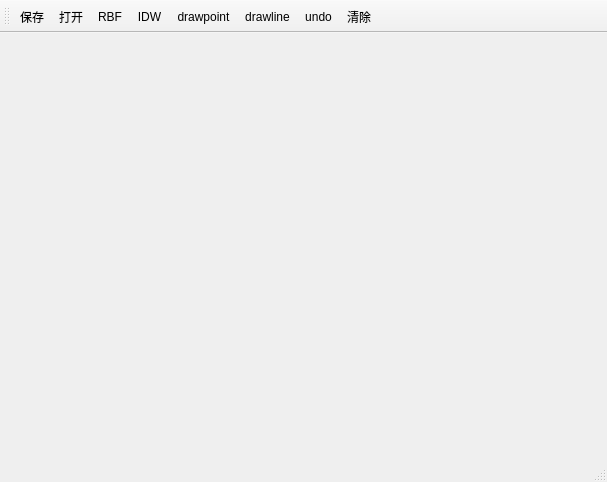
<?xml version="1.0" encoding="UTF-8"?>
<ui version="4.0">
 <class>ImageWrappingClass</class>
 <widget class="QMainWindow" name="ImageWrappingClass">
  <property name="geometry">
   <rect>
    <x>0</x>
    <y>0</y>
    <width>607</width>
    <height>482</height>
   </rect>
  </property>
  <property name="windowTitle">
   <string>ImageWrapping</string>
  </property>
  <widget class="QWidget" name="centralWidget">
   <widget class="QLabel" name="Basicanvas">
    <property name="geometry">
     <rect>
      <x>190</x>
      <y>40</y>
      <width>211</width>
      <height>361</height>
     </rect>
    </property>
    <property name="layoutDirection">
     <enum>Qt::LeftToRight</enum>
    </property>
    <property name="text">
     <string/>
    </property>
    <property name="alignment">
     <set>Qt::AlignRight|Qt::AlignTrailing|Qt::AlignVCenter</set>
    </property>
   </widget>
  </widget>
  <widget class="QMenuBar" name="menuBar">
   <property name="geometry">
    <rect>
     <x>0</x>
     <y>0</y>
     <width>607</width>
     <height>18</height>
    </rect>
   </property>
  </widget>
  <widget class="QToolBar" name="mainToolBar">
   <attribute name="toolBarArea">
    <enum>TopToolBarArea</enum>
   </attribute>
   <attribute name="toolBarBreak">
    <bool>false</bool>
   </attribute>
   <addaction name="actionsave"/>
   <addaction name="actionopen"/>
   <addaction name="actionRBF"/>
   <addaction name="actionIDW"/>
   <addaction name="actiondrawpoint"/>
   <addaction name="actiondrawline"/>
   <addaction name="actionundo"/>
   <addaction name="actionrenew"/>
  </widget>
  <widget class="QStatusBar" name="statusBar"/>
  <action name="actionadd_new">
   <property name="text">
    <string>add new ...</string>
   </property>
  </action>
  <action name="actionsave">
   <property name="icon">
    <iconset resource="picture.qrc">
     <normaloff>:/new/prefix1/resouses/1.png</normaloff>:/new/prefix1/resouses/1.png</iconset>
   </property>
   <property name="text">
    <string>保存</string>
   </property>
   <property name="toolTip">
    <string>保存</string>
   </property>
  </action>
  <action name="actionopen">
   <property name="icon">
    <iconset resource="picture.qrc">
     <normaloff>:/new/prefix1/resouses/2.png</normaloff>:/new/prefix1/resouses/2.png</iconset>
   </property>
   <property name="text">
    <string>打开</string>
   </property>
  </action>
  <action name="actionIDW">
   <property name="text">
    <string>IDW</string>
   </property>
   <property name="toolTip">
    <string>IDW</string>
   </property>
  </action>
  <action name="actionRBF">
   <property name="text">
    <string>RBF</string>
   </property>
  </action>
  <action name="actiondrawpoint">
   <property name="icon">
    <iconset resource="picture.qrc">
     <normaloff>:/new/prefix1/resouses/3.png</normaloff>:/new/prefix1/resouses/3.png</iconset>
   </property>
   <property name="text">
    <string>drawpoint</string>
   </property>
  </action>
  <action name="actiondrawline">
   <property name="icon">
    <iconset resource="picture.qrc">
     <normaloff>:/new/prefix1/resouses/4.jpg</normaloff>:/new/prefix1/resouses/4.jpg</iconset>
   </property>
   <property name="text">
    <string>drawline</string>
   </property>
  </action>
  <action name="actionOK">
   <property name="icon">
    <iconset>
     <normaloff>../../Desktop/计算机图形学/作业2/6371.png_860.png</normaloff>../../Desktop/计算机图形学/作业2/6371.png_860.png</iconset>
   </property>
   <property name="text">
    <string>确定</string>
   </property>
  </action>
  <action name="actionundo">
   <property name="icon">
    <iconset resource="picture.qrc">
     <normaloff>:/new/prefix1/resouses/5.jpg</normaloff>:/new/prefix1/resouses/5.jpg</iconset>
   </property>
   <property name="text">
    <string>undo</string>
   </property>
  </action>
  <action name="actionrenew">
   <property name="icon">
    <iconset resource="picture.qrc">
     <normaloff>:/new/prefix1/resouses/6.png</normaloff>:/new/prefix1/resouses/6.png</iconset>
   </property>
   <property name="text">
    <string>清除</string>
   </property>
   <property name="toolTip">
    <string>renew the picture</string>
   </property>
  </action>
 </widget>
 <layoutdefault spacing="6" margin="11"/>
 <resources>
  <include location="ImageWrapping.qrc"/>
  <include location="picture.qrc"/>
 </resources>
 <connections>
  <connection>
   <sender>actionadd_new</sender>
   <signal>triggered()</signal>
   <receiver>ImageWrappingClass</receiver>
   <slot>close()</slot>
   <hints>
    <hint type="sourcelabel">
     <x>-1</x>
     <y>-1</y>
    </hint>
    <hint type="destinationlabel">
     <x>299</x>
     <y>199</y>
    </hint>
   </hints>
  </connection>
 </connections>
</ui>
